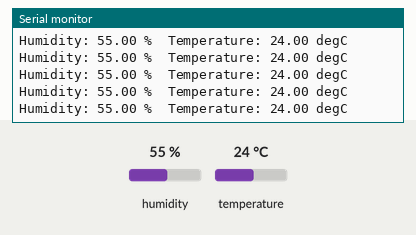
This sketch was run on a simulated Arduino Uno, built with avr-gcc and run on an emulated ATmega328P. On the bench: the last lines printed to the serial monitor. The test bench sets the inputs (shaded band); at power-on: humidity 55 %, temperature 24 °C.

Above: at 2.8 s.
2.9 s: humidity set to 22 %
At 4.5 s:
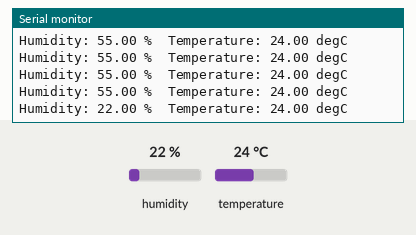
5.6 s: temperature set to 12 °C
At 6.0 s:
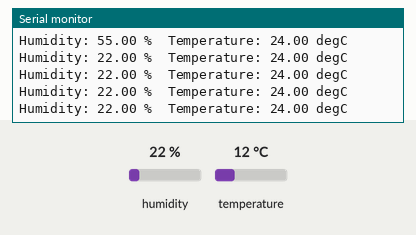
8.3 s: humidity set to 40 %
At 9.0 s:
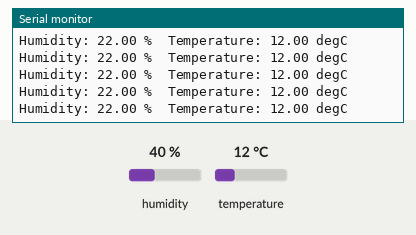
Timing chart, 0 to 11.3 s (numbered marks = the images above; inputs shaded):
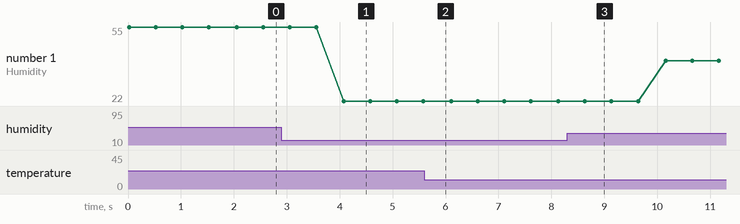

Measured:
- after the input at 2.9 s, the serial monitor: prints a new line after 1.2 s (image 1)
- plotted number 1: 55 → 22 after the input at 2.9 s, 22 → 40 after the input at 8.3 s

The sketch:

E3_T1.ino
```cpp
/*
Exercise 3: The Weather
Task: Write a program that displays the temperature and humidity in the serial monitor.
*/

// DHT instructions & code example: https://randomnerdtutorials.com/complete-guide-for-dht11dht22-humidity-and-temperature-sensor-with-arduino/

#include <DHT.h>

#define DHTPIN 2
#define DHTTYPE DHT11

DHT dht(DHTPIN, DHTTYPE);

void setup() {
    Serial.begin(9600);
    dht.begin();
}
void loop() {
    float h = dht.readHumidity();
    // Read temperature as Celsius
    float t = dht.readTemperature();

    // Check if any reads failed and exit early (to try again).
    if (isnan(h) || isnan(t)) {
        Serial.println("Failed to read from DHT sensor!");
        return;
    }

    Serial.print("Humidity: ");
    Serial.print(h);
    Serial.print(" %\t");
    Serial.print("Temperature: ");
    Serial.print(t);
    Serial.println(" degC");
    delay(500);
}
```
